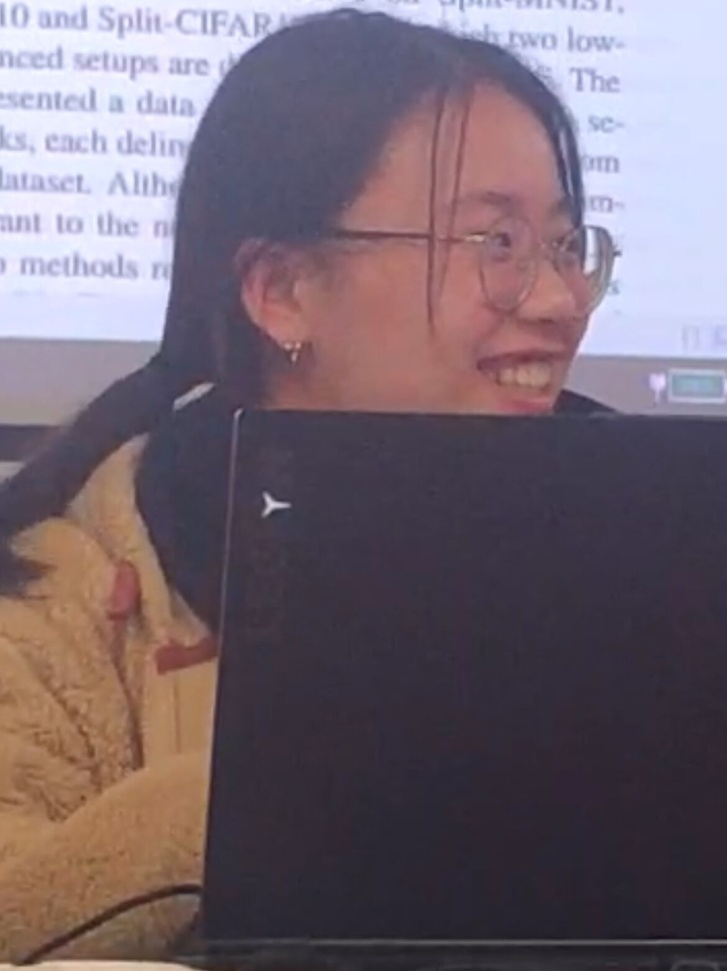
#> input picture img/cqy_smile_dataset/xiao_rong_zhu_jian_can_lan.jpg, 727 x 971 px, shrunk from 1170 x 1563 before the run, found by its file name
$ jupyter execute mat.ipynb
#> lines starting #> are read from the running program, lines starting #| are printed output that depends on the picture; after the words box and inside, x2 and y2 are one past the last pixel; in counts of white or black regions, pixels touching at a corner belong together
[cell 1]
#opencv中用mat这种数据结构表示图片
#C++用mat来保存图片，python吧mat转化为ndarray
import cv2

img = cv2.imread('F:\\cqy_smile_dataset\\xiao_rong_zhu_jian_can_lan.jpg')
#> img is the input picture: shape (971, 727, 3); mean B, G, R 112.6, 101.9, 115.4
#浅拷贝
img2 = img.view()

#深拷贝
img3 = img.copy()

img[10:100,10:100] = [0,0,255]
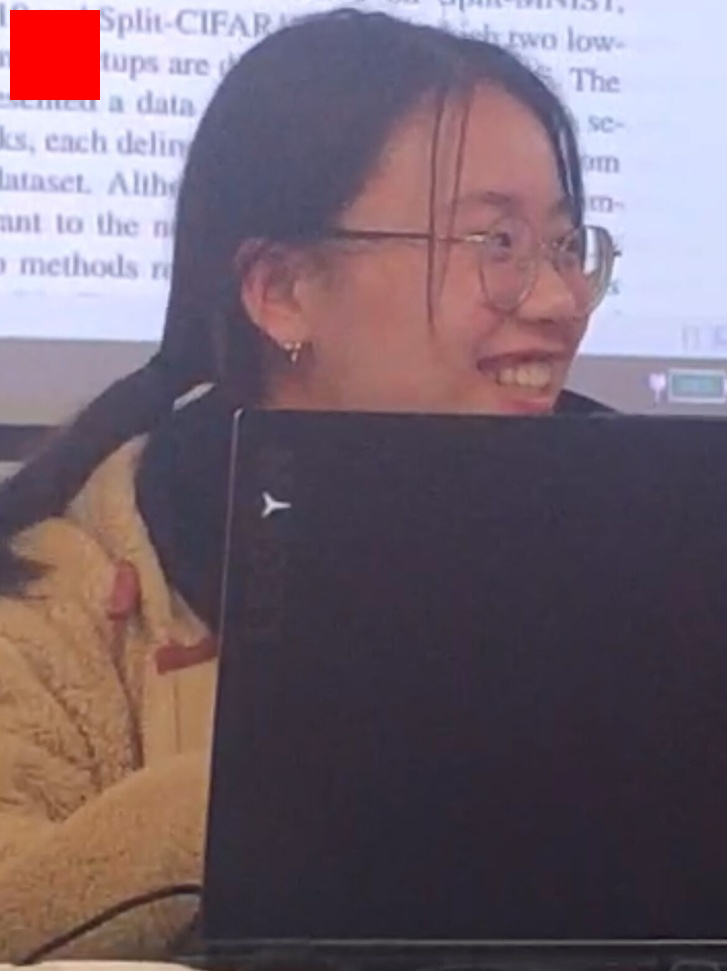
#> img: shape (971, 727, 3); 1.15% of pixels changed, all inside (x1, y1, x2, y2) = (10, 10, 100, 100)

while True:
    cv2.imshow('img',img)
    cv2.imshow('img2',img2)
    cv2.imshow('img3',img3)

    key = cv2.waitKey(1)
#> (key q is pressed here)
    if key == ord('q'):
        break

cv2.destroyAllWindows()
